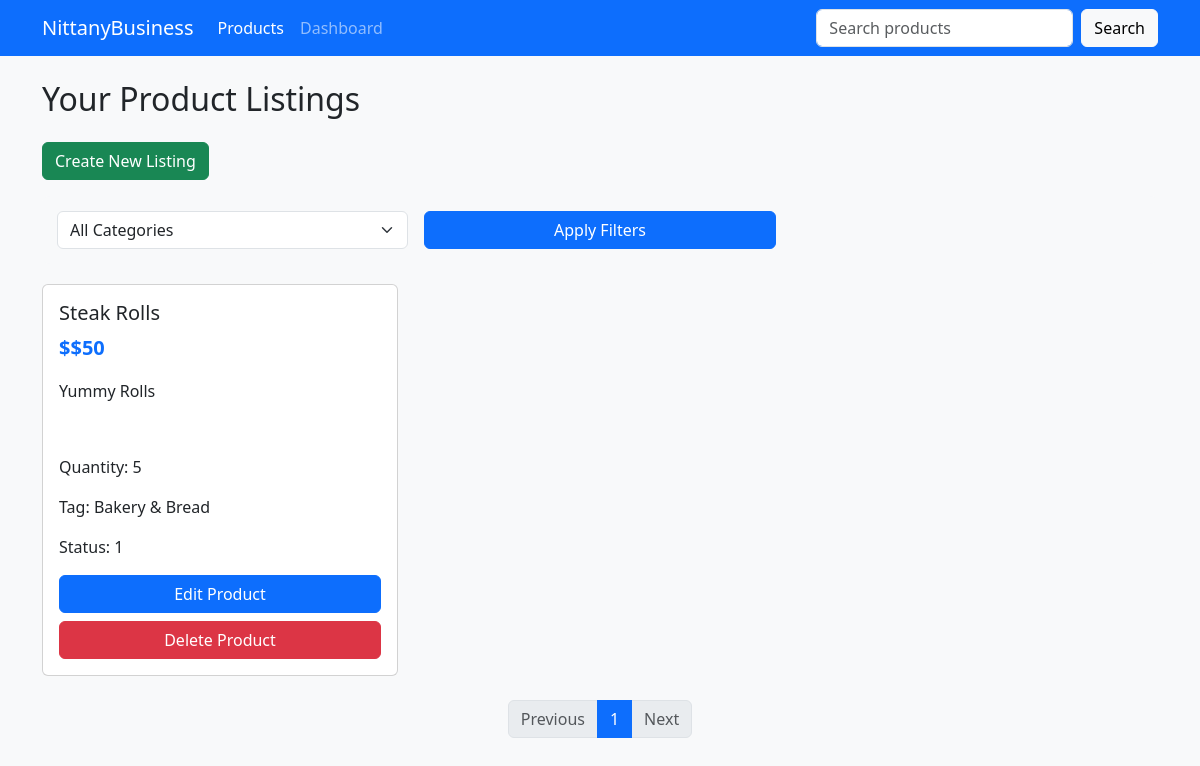
The page /productListings (signed in) on the database its author committed.
### tables this page shows
CREATE TABLE ProductListings (
            seller_email TEXT,
            listing_id INTEGER,
            category TEXT NOT NULL,
            product_title TEXT NOT NULL,
            product_name TEXT NOT NULL,
            product_description TEXT NOT NULL,
            quantity INTEGER NOT NULL,
            product_price INTEGER NOT NULL,
            status INTEGER NOT NULL,
            PRIMARY KEY (seller_email, listing_id),
            FOREIGN KEY (seller_email) REFERENCES Sellers (email),
            FOREIGN KEY (category) REFERENCES Categories (category_name)
        );

### V1/nittany-business/app.py (the view)
@app.route('/productListings', methods=['GET', 'POST'])
def productListings():
    connection = sql.connect(DATABASE)
    cursor = connection.cursor()
    selected_category = request.args.get('category')
    sellerEmail = session['user']['id']
    if selected_category:
        cursor.execute(f'''
        WITH RECURSIVE subcategories(category_name) AS (
            SELECT category_name
            FROM Categories
            WHERE category_name = ?

            UNION ALL

            SELECT c.category_name
            FROM Categories c
            INNER JOIN subcategories s ON c.parent_category = s.category_name
        )
        SELECT * FROM ProductListings
        WHERE category IN (SELECT category_name FROM subcategories)
        AND Seller_Email = ?
        ''', (selected_category, sellerEmail))
    else:
        cursor.execute('''
        SELECT * FROM ProductListings
        WHERE Seller_Email = ?
        ''', (sellerEmail,))
    attributes = ['seller_email', 'id', 'category', 'title', 'name', 'description', 'quantity', 'price', 'status']
    products = [dict(zip(attributes, row)) for row in cursor.fetchall()]
    for product in products:
        cursor.execute('''
            SELECT (business_name)
            FROM Sellers S
            WHERE S.email = ?
        ''', (product['seller_email'],))
        product['seller_name'] = cursor.fetchone()[0]
    if (selected_category):
        cursor.execute('''
            SELECT (category_name)
            FROM Categories
            WHERE parent_category=?

            UNION

            SELECT (category_name)
            FROM Categories
            WHERE category_name=?
            ''', (selected_category,selected_category))
    else:
        cursor.execute('''SELECT (category_name)
            FROM Categories
            WHERE parent_category = ?''', ("Root",))
    categories = [row[0] for row in cursor.fetchall()]
    class Pagination:
        def __init__(self):
            self.page = 1
            self.per_page = 10
            self.total = 3
            self.has_prev = False
            self.has_next = False
            self.prev_num = None
            self.next_num = None
        def iter_pages(self):
            return [1]
    pagination = Pagination()
    return render_template('productListings.html',
                          products=products,
                          categories=categories,
                          pagination=pagination,
                          selected_category = selected_category
                          )

### V1/nittany-business/templates/productListings.html (shortened to what this page needs)
<!DOCTYPE html>
<html lang="en">
<head>
    <link href="https://cdn.jsdelivr.net/npm/bootstrap@5.3.0/dist/css/bootstrap.min.css" rel="stylesheet">
    <link rel="stylesheet" href="{{ url_for('static', filename='css/styles.css') }}">
</head>
<body>
    <nav class="navbar navbar-expand-lg navbar-dark bg-primary">
        <div class="container">
            <a class="navbar-brand" href="#">NittanyBusiness</a>
            <div class="collapse navbar-collapse" id="navbarNav">
                <ul class="navbar-nav me-auto">
                    <li class="nav-item">
                        <a class="nav-link active" href="{{ url_for('products') }}">Products</a>
                    </li>
                    <li class="nav-item">
                        <a class="nav-link" href="{{ url_for('dashboard') }}">Dashboard</a>
                    </li>
                </ul>
                <form class="d-flex" method="GET" action="{{ url_for('products') }}">
                    <input class="form-control me-2" type="search" placeholder="Search products" name="search">
                    <button class="btn btn-light" type="submit">Search</button>
                </form>
            </div>
        </div>
    </nav>
    <div class="container mt-4">
        <h2 class="mb-4">Your Product Listings</h2>
        <div class="mb-3">
            <a href="{{ url_for('createProductListing') }}" class="btn btn-success">Create New Listing</a>
        </div>
        <div class="filters">
            <form method="GET" action="{{ url_for('productListings') }}" class="row g-3">
                <div class="col-md-4">
                    <select class="form-select" name="category">
                        <option value="">All Categories</option>
                    </select>
                </div>
                <div class="col-md-4">
                    <button type="submit" class="btn btn-primary w-100">Apply Filters</button>
                </div>
            </form>
        </div>
        <div class="row row-cols-1 row-cols-md-3 g-4">
            {% for product in products %}
            <div class="col">
                <div class="card product-card">
                    <div class="card-body">
                        <h5 class="card-title">{{ product.name }}</h5>
                        <p class="product-price">${{ product.price }}</p>
                        <p class="card-text product-description">{{ product.description }}</p>
                        <p class="tag">Quantity: {{ product.quantity }}</p>
                        <p class="tag">Tag: {{product.category }}</p>
                        <p class="tag">Status: {{ product.status }}</p>
                        <div class="d-grid gap-2">
                            <div class="d-grid gap-2">
                                <a href="{{ url_for('editProductListing', productID=product.id) }}" class="btn btn-primary w-100">Edit Product</a>
                            </div>
                            <div class="d-grid gap-2">
                                <a href="{{ url_for('deleteProductListing', productID=product.id) }}" class="btn btn-danger w-100">Delete Product</a>
                            </div>
                        </div>
                    </div>
                </div>
            </div>
            {% endfor %}
        </div>
        <nav aria-label="Page navigation" class="mt-4">
            <ul class="pagination justify-content-center">
                {% if pagination.has_prev %}
                <li class="page-item">
                    <a class="page-link" href="{{ url_for('products', page=pagination.prev_num) }}">Previous</a>
                </li>
                {% else %}
                <li class="page-item disabled">
                    <span class="page-link">Previous</span>
                </li>
                {% endif %}
                {% for page in pagination.iter_pages() %}
                {% if page %}
                <li class="page-item {% if page == pagination.page %}active{% endif %}">
                    <a class="page-link" href="{{ url_for('products', page=page) }}">{{ page }}</a>
                </li>
                {% else %}
                <li class="page-item disabled">
                    <span class="page-link">...</span>
                </li>
                {% endif %}
                {% endfor %}
                {% if pagination.has_next %}
                <li class="page-item">
                    <a class="page-link" href="{{ url_for('products', page=pagination.next_num) }}">Next</a>
                </li>
                {% else %}
                <li class="page-item disabled">
                    <span class="page-link">Next</span>
                </li>
                {% endif %}
            </ul>
        </nav>
    </div>
</body>
</html>

### V1/nittany-business/static/css/styles.css (style rules this page uses)
body { font-family: "Segoe UI", Tahoma, Geneva, Verdana, sans-serif; background-color: #f8f9fa; }
.product-card { height: 100%; transition: transform 0.3s; background-color: #fff; }
.product-price { font-size: 1.25rem; font-weight: bold; color: #0d6efd; }
.product-description { height: 60px; overflow: hidden; }
.filters { background-color: #f8f9fa; padding: 15px; border-radius: 8px; margin-bottom: 20px; }

### rows shown on the page
ProductListings: name "Steak Rolls", price "$50", description "Yummy Rolls", category "Bakery & Bread"

### other values the page prints
{{ product.quantity }} "5"
{{ product.status }} "1"
{{ page }} "1"
